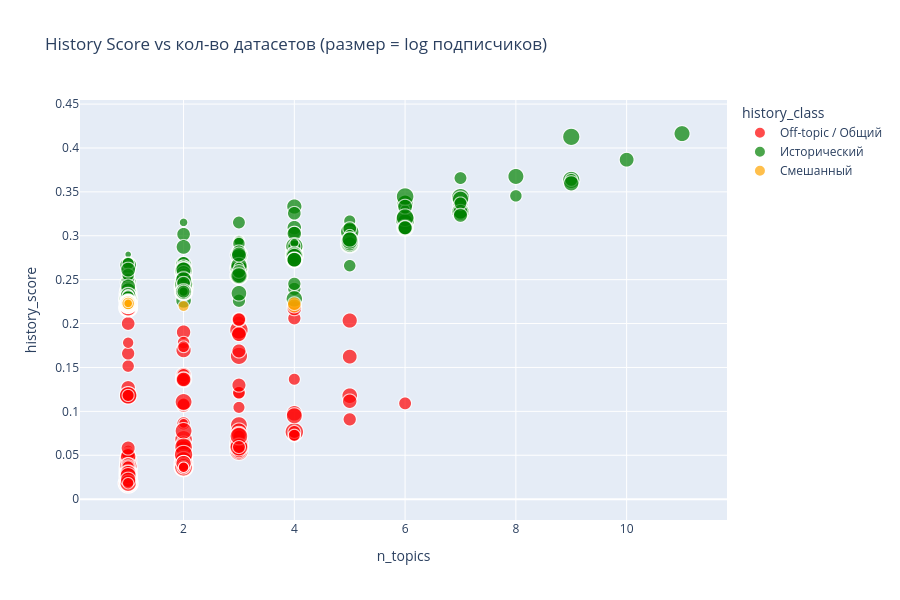

Source (notebook cell):
### Code cell
# Scatter: history_score vs n_topics, sized by subscribers
plot_df = channels[channels['subscription_count'] > 0].copy()
plot_df['log_subs'] = np.log10(plot_df['subscription_count'])

fig = px.scatter(plot_df.sample(min(5000, len(plot_df)), random_state=42),
                 x='n_topics', y='history_score',
                 size='log_subs', color='history_class',
                 hover_data=['title_channel', 'subscription_count'],
                 title='History Score vs кол-во датасетов (размер = log подписчиков)',
                 color_discrete_map={'Исторический': 'green', 'Смешанный': 'orange', 'Off-topic / Общий': 'red'})
fig.update_layout(height=600)
fig.show()

### Figure 1 — Plotly figure (JSON) as saved in the notebook; plotly's stock layout.template omitted (floating-point values rounded to 4 significant figures; data arrays with more than 128 entries replaced by an {"elided": "..."} marker saying what was removed)
{"data": [{"customdata": {"elided": "3513x2 mixed values"}, "hovertemplate": "history_class=Off-topic / Общий<br>n_topics=%{x}<br>history_score=%{y}<br>log_subs=%{marker.size}<br>title_channel=%{customdata[0]}<br>subscription_count=%{customdata[1]}<extra></extra>", "legendgroup": "Off-topic / Общий", "marker": {"color": "red", "size": {"elided": "3513 float values"}, "sizemode": "area", "sizeref": 0.01838, "symbol": "circle"}, "mode": "markers", "name": "Off-topic / Общий", "showlegend": true, "type": "scattergl", "x": {"elided": "3513 int values"}, "xaxis": "x", "y": {"elided": "3513 float values"}, "yaxis": "y"}, {"customdata": {"elided": "1242x2 mixed values"}, "hovertemplate": "history_class=Исторический<br>n_topics=%{x}<br>history_score=%{y}<br>log_subs=%{marker.size}<br>title_channel=%{customdata[0]}<br>subscription_count=%{customdata[1]}<extra></extra>", "legendgroup": "Исторический", "marker": {"color": "green", "size": {"elided": "1242 float values"}, "sizemode": "area", "sizeref": 0.01838, "symbol": "circle"}, "mode": "markers", "name": "Исторический", "showlegend": true, "type": "scattergl", "x": {"elided": "1242 int values"}, "xaxis": "x", "y": {"elided": "1242 float values"}, "yaxis": "y"}, {"customdata": {"elided": "245x2 mixed values"}, "hovertemplate": "history_class=Смешанный<br>n_topics=%{x}<br>history_score=%{y}<br>log_subs=%{marker.size}<br>title_channel=%{customdata[0]}<br>subscription_count=%{customdata[1]}<extra></extra>", "legendgroup": "Смешанный", "marker": {"color": "orange", "size": {"elided": "245 float values"}, "sizemode": "area", "sizeref": 0.01838, "symbol": "circle"}, "mode": "markers", "name": "Смешанный", "showlegend": true, "type": "scattergl", "x": {"elided": "245 int values"}, "xaxis": "x", "y": {"elided": "245 float values"}, "yaxis": "y"}], "layout": {"height": 600, "legend": {"itemsizing": "constant", "title": {"text": "history_class"}, "tracegroupgap": 0}, "title": {"text": "History Score vs кол-во датасетов (размер = log подписчиков)"}, "xaxis": {"anchor": "y", "domain": [0, 1], "title": {"text": "n_topics"}}, "yaxis": {"anchor": "x", "domain": [0, 1], "title": {"text": "history_score"}}}}
